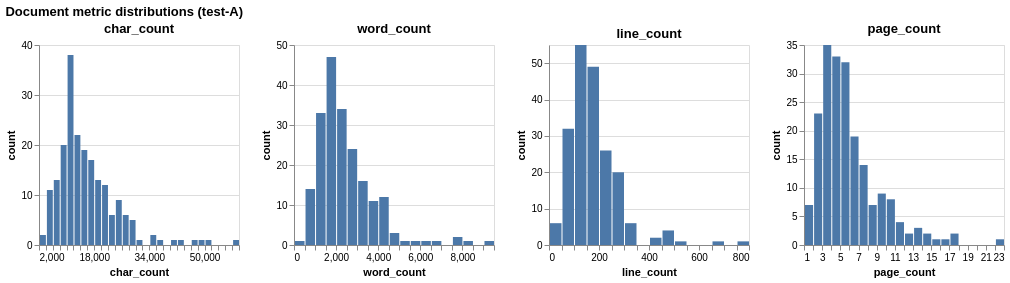

Notebook code for this chart:
### Code cell
check_distributions(test, "test-A")

### Figure 1 — Vega-Lite specification as saved in the notebook (floating-point values rounded to 4 significant figures; data arrays with more than 128 entries replaced by an {"elided": "..."} marker saying what was removed)
{"config": {"view": {"continuousWidth": 300, "continuousHeight": 300}}, "hconcat": [{"data": {"name": "data-b9f3193cb09be01d2df505c6709b6674"}, "mark": {"type": "bar"}, "encoding": {"x": {"bin": {"maxbins": 30}, "field": "char_count", "title": "char_count", "type": "quantitative"}, "y": {"aggregate": "count", "title": "count", "type": "quantitative"}}, "height": 200, "title": "char_count", "width": 200}, {"data": {"name": "data-0c50511ad32e3639f9b50e9a6a24d089"}, "mark": {"type": "bar"}, "encoding": {"x": {"bin": {"maxbins": 30}, "field": "word_count", "title": "word_count", "type": "quantitative"}, "y": {"aggregate": "count", "title": "count", "type": "quantitative"}}, "height": 200, "title": "word_count", "width": 200}, {"data": {"name": "data-880a7b4ab066003ce185dd6407b379c2"}, "mark": {"type": "bar"}, "encoding": {"x": {"bin": {"maxbins": 30}, "field": "line_count", "title": "line_count", "type": "quantitative"}, "y": {"aggregate": "count", "title": "count", "type": "quantitative"}}, "height": 200, "title": "line_count", "width": 200}, {"data": {"name": "data-f37c2863f9b4896fb9a4d198967a21f7"}, "mark": {"type": "bar"}, "encoding": {"x": {"bin": {"maxbins": 30}, "field": "page_count", "title": "page_count", "type": "quantitative"}, "y": {"aggregate": "count", "title": "count", "type": "quantitative"}}, "height": 200, "title": "page_count", "width": 200}], "title": "Document metric distributions (test-A)", "$schema": "https://vega.github.io/schema/vega-lite/v6.1.0.json", "datasets": {"data-b9f3193cb09be01d2df505c6709b6674": {"elided": "203 records"}, "data-0c50511ad32e3639f9b50e9a6a24d089": {"elided": "203 records"}, "data-880a7b4ab066003ce185dd6407b379c2": {"elided": "203 records"}, "data-f37c2863f9b4896fb9a4d198967a21f7": {"elided": "203 records"}}}
